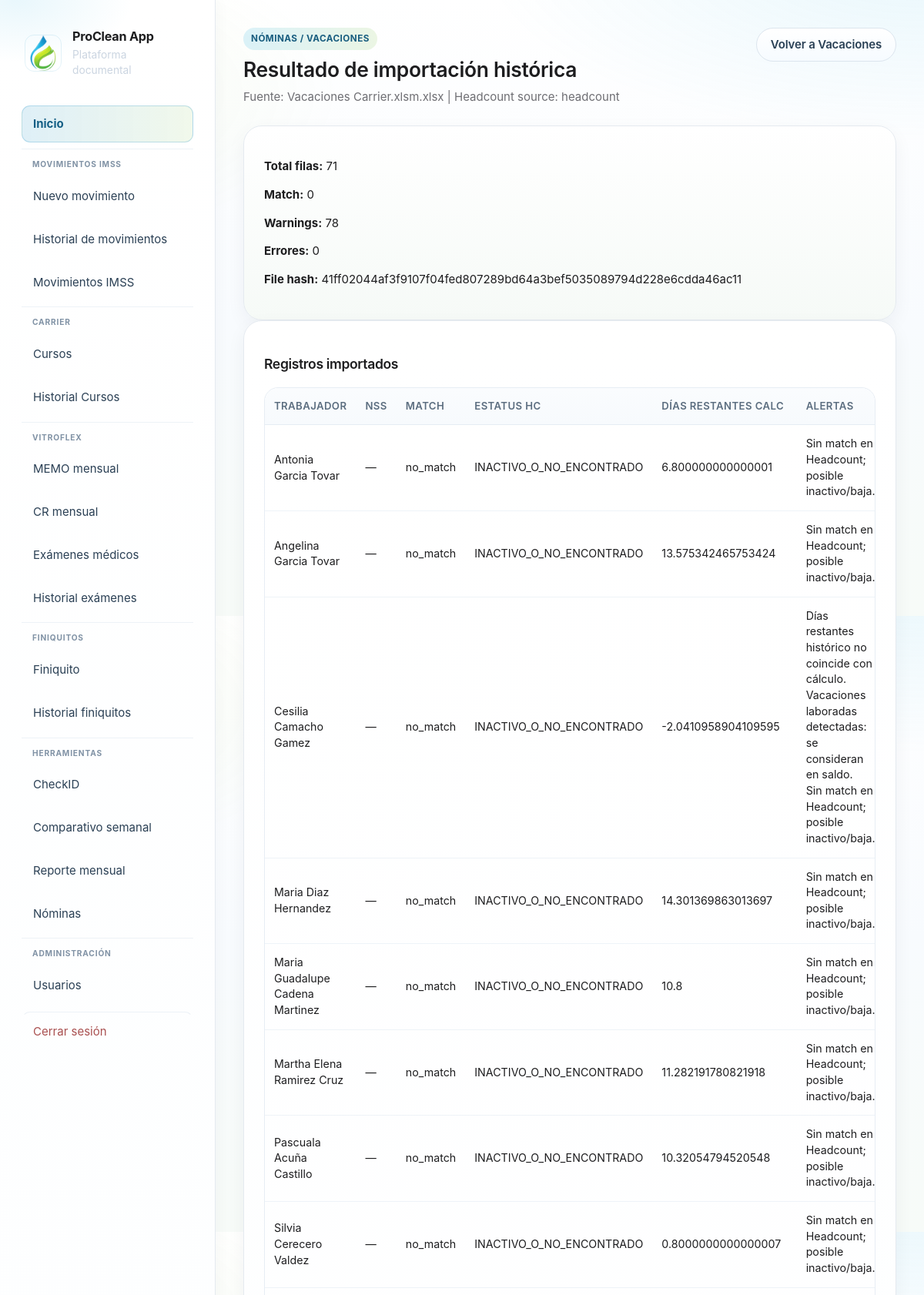
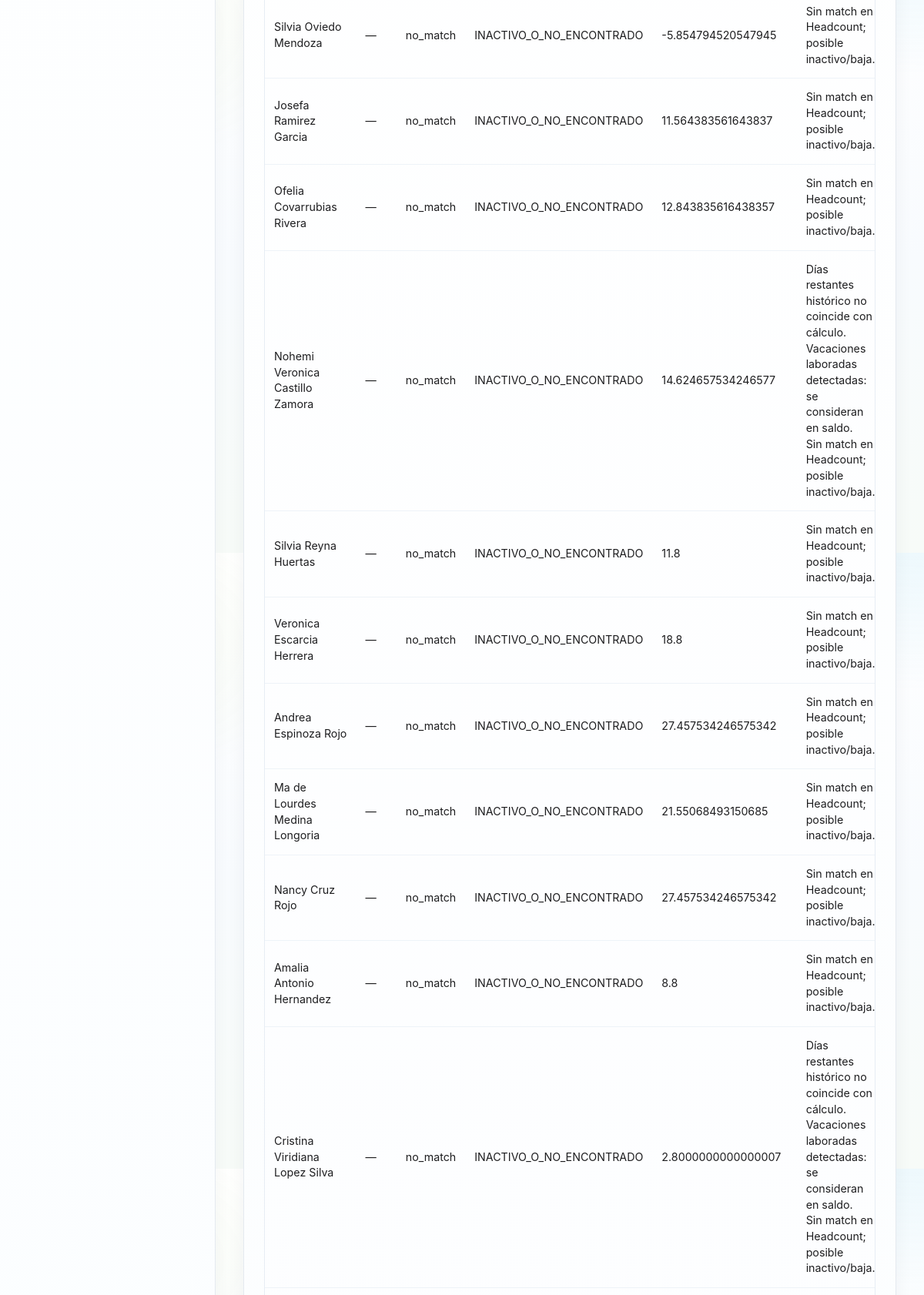
The app's page /nomina/vacaciones/imports/2 (signed in, upper part) with its own data (2 pictures, top to bottom).
### tables this page shows
CREATE TABLE nomina_vacaciones_imports (
            id INTEGER PRIMARY KEY AUTOINCREMENT,
            cliente TEXT NOT NULL,
            source_filename TEXT NOT NULL,
            file_hash TEXT NOT NULL,
            total_rows INTEGER NOT NULL DEFAULT 0,
            matched_count INTEGER NOT NULL DEFAULT 0,
            warning_count INTEGER NOT NULL DEFAULT 0,
            error_count INTEGER NOT NULL DEFAULT 0,
            created_by INTEGER,
            created_at TEXT NOT NULL,
            raw_json TEXT
        );

CREATE TABLE nomina_vacaciones_empleados (
            id INTEGER PRIMARY KEY AUTOINCREMENT,
            import_id INTEGER NOT NULL,
            nss TEXT,
            nombre_historico TEXT,
            nombre_normalizado TEXT,
            nombre_headcount TEXT,
            cliente TEXT,
            planta_historica TEXT,
            planta_headcount TEXT,
            fecha_ingreso_historica TEXT,
            fecha_ingreso_headcount TEXT,
            fecha_ingreso_usada TEXT,
            estatus_headcount TEXT,
            sueldo_historico REAL,
            sueldo_headcount REAL,
            sueldo_usado REAL,
            dias_vacaciones_historico REAL,
            dias_utilizados REAL,
            vacaciones_laboradas REAL,
            dias_pagados REAL,
            dias_restantes_historico REAL,
            dias_restantes_calculado REAL,
            prima_2025_pagada INTEGER NOT NULL DEFAULT 0,
            semana_pago_prima_2025 TEXT,
            prima_2026_pagada INTEGER NOT NULL DEFAULT 0,
            fecha_pago_prima_2026 TEXT,
            monto_total_historico REAL,
            monto_total_recalculado REAL,
            comentarios TEXT,
            match_status TEXT,
            match_score REAL,
            warnings_json TEXT,
            editable_json TEXT,
            updated_by INTEGER,
            updated_at TEXT, headcount_source TEXT, headcount_raw_status TEXT,
            FOREIGN KEY(import_id) REFERENCES nomina_vacaciones_imports(id) ON DELETE CASCADE
        );

### modules/nomina/blueprint.py (the view)
@nomina_bp.get("/vacaciones/imports/<int:import_id>")
@_nomina_dashboard_required
def vacaciones_import_detail(import_id: int):
    imp = get_vacaciones_import(_db_path(), import_id)
    if imp is None:
        flash("Importación de vacaciones no encontrada.", "error")
        return redirect(url_for("nomina.vacaciones_index"))
    return render_template("nomina/vacaciones_import_detail.html", imp=imp)

### app.py (called while the page is built)
def current_user():
    return getattr(g, "user", None)

def get_user_by_id(user_id: int | None):
    if not user_id:
        return None
    conn = sqlite3.connect(DB_PATH)
    conn.row_factory = sqlite3.Row
    try:
        return conn.execute("SELECT * FROM users WHERE id = ?", (user_id,)).fetchone()
    finally:
        conn.close()

### modules/carrier/blueprint.py (called while the page is built)
@carrier_curso_bp.app_context_processor
def _inject_forms_url():
    return {"carrier_forms_curso_url": FORMS_CURSO_URL}

### modules/nomina/blueprint.py (called while the page is built)
def _nomina_dashboard_required(view):
    @wraps(view)
    def wrapped(*args, **kwargs):
        if g.user is None:
            return redirect(url_for("login"))
        role = _current_role()
        if role not in _NOMINA_DASHBOARD_ROLES:
            abort(403)
        return view(*args, **kwargs)
    return wrapped

def _db_path() -> str:
    return str(current_app.config["DATABASE"])

def _current_role() -> str:
    if g.user is None:
        return ""
    try:
        return str(g.user["role"] or "").strip().lower()
    except Exception:
        return ""

### templates/nomina/vacaciones_import_detail.html
{% extends 'base.html' %}
{% block content %}
<section class="page-head">
  <div>
    <span class="eyebrow">Nóminas / Vacaciones</span>
    <h2>Resultado de importación histórica</h2>
    <p>Fuente: {{ imp.source_filename }} | Headcount source: {{ imp.raw_json.source or imp.headcount_source }}</p>
  </div>
  <a class="btn btn-secondary" href="{{ url_for('nomina.vacaciones_index') }}">Volver a Vacaciones</a>
</section>
<section class="panel">
  <p><strong>Total filas:</strong> {{ imp.total_rows }}</p>
  <p><strong>Match:</strong> {{ imp.matched_count }}</p>
  <p><strong>Warnings:</strong> {{ imp.warning_count }}</p>
  <p><strong>Errores:</strong> {{ imp.error_count }}</p>
  <p><strong>File hash:</strong> {{ imp.file_hash }}</p>
</section>
<section class="panel">
  <h3>Registros importados</h3>
  <div class="table-wrap">
    <table>
      <thead>
        <tr>
          <th>Trabajador</th>
          <th>NSS</th>
          <th>Match</th>
          <th>Estatus HC</th>
          <th>Días restantes calc</th>
          <th>Alertas</th>
        </tr>
      </thead>
      <tbody>
        {% for row in imp.rows %}
        <tr>
          <td>{{ row.nombre_historico }}</td>
          <td>{{ row.nss or '—' }}</td>
          <td>{{ row.match_status }}</td>
          <td>{{ row.estatus_headcount }}</td>
          <td>{{ row.dias_restantes_calculado }}</td>
          <td>
            {% for w in row.warnings %}
            <div>{{ w }}</div>
            {% endfor %}
          </td>
        </tr>
        {% endfor %}
      </tbody>
    </table>
  </div>
</section>
{% endblock %}

### records on screen
nomina_vacaciones_imports: source_filename "Vacaciones Carrier.xlsm.xlsx", total_rows "71", matched_count "0", warning_count "78", error_count "0", file_hash "41ff02044af3f9107f04fed807289bd64a3bef5035089794d228e6cdda46ac11"
nomina_vacaciones_empleados: nombre_historico "Antonia Garcia Tovar", nss "—", match_status "no_match", estatus_headcount "INACTIVO_O_NO_ENCONTRADO", dias_restantes_calculado "6.800000000000001", warnings "Sin match en Headcount; posible inactivo/baja."
nomina_vacaciones_empleados: nombre_historico "Angelina Garcia Tovar", nss "—", match_status "no_match", estatus_headcount "INACTIVO_O_NO_ENCONTRADO", dias_restantes_calculado "13.575342465753424", warnings "Sin match en Headcount; posible inactivo/baja."
nomina_vacaciones_empleados: nombre_historico "Cesilia Camacho Gamez", nss "—", match_status "no_match", estatus_headcount "INACTIVO_O_NO_ENCONTRADO", dias_restantes_calculado "-2.0410958904109595", warnings "Días restantes histórico no coincide con cálculo." "Vacaciones laboradas detectadas: se consideran en saldo." "Sin match en Headcount; posible inactivo/baja."
nomina_vacaciones_empleados: nombre_historico "Maria Diaz Hernandez", nss "—", match_status "no_match", estatus_headcount "INACTIVO_O_NO_ENCONTRADO", dias_restantes_calculado "14.301369863013697", warnings "Sin match en Headcount; posible inactivo/baja."
nomina_vacaciones_empleados: nombre_historico "Maria Guadalupe Cadena Martinez", nss "—", match_status "no_match", estatus_headcount "INACTIVO_O_NO_ENCONTRADO", dias_restantes_calculado "10.8", warnings "Sin match en Headcount; posible inactivo/baja."
nomina_vacaciones_empleados: nombre_historico "Martha Elena Ramirez Cruz", nss "—", match_status "no_match", estatus_headcount "INACTIVO_O_NO_ENCONTRADO", dias_restantes_calculado "11.282191780821918", warnings "Sin match en Headcount; posible inactivo/baja."
nomina_vacaciones_empleados: nombre_historico "Pascuala Acuña Castillo", nss "—", match_status "no_match", estatus_headcount "INACTIVO_O_NO_ENCONTRADO", dias_restantes_calculado "10.32054794520548", warnings "Sin match en Headcount; posible inactivo/baja."
nomina_vacaciones_empleados: nombre_historico "Silvia Cerecero Valdez", nss "—", match_status "no_match", estatus_headcount "INACTIVO_O_NO_ENCONTRADO", dias_restantes_calculado "0.8000000000000007", warnings "Sin match en Headcount; posible inactivo/baja."
nomina_vacaciones_empleados: nombre_historico "Silvia Oviedo Mendoza", nss "—", match_status "no_match", estatus_headcount "INACTIVO_O_NO_ENCONTRADO", dias_restantes_calculado "-5.854794520547945", warnings "Sin match en Headcount; posible inactivo/baja."
nomina_vacaciones_empleados: nombre_historico "Josefa Ramirez Garcia", nss "—", match_status "no_match", estatus_headcount "INACTIVO_O_NO_ENCONTRADO", dias_restantes_calculado "11.564383561643837", warnings "Sin match en Headcount; posible inactivo/baja."
nomina_vacaciones_empleados: nombre_historico "Ofelia Covarrubias Rivera", nss "—", match_status "no_match", estatus_headcount "INACTIVO_O_NO_ENCONTRADO", dias_restantes_calculado "12.843835616438357", warnings "Sin match en Headcount; posible inactivo/baja."
nomina_vacaciones_empleados: nombre_historico "Nohemi Veronica Castillo Zamora", nss "—", match_status "no_match", estatus_headcount "INACTIVO_O_NO_ENCONTRADO", dias_restantes_calculado "14.624657534246577", warnings "Días restantes histórico no coincide con cálculo." "Vacaciones laboradas detectadas: se consideran en saldo." "Sin match en Headcount; posible inactivo/baja."
nomina_vacaciones_empleados: nombre_historico "Silvia Reyna Huertas", nss "—", match_status "no_match", estatus_headcount "INACTIVO_O_NO_ENCONTRADO", dias_restantes_calculado "11.8", warnings "Sin match en Headcount; posible inactivo/baja."
nomina_vacaciones_empleados: nombre_historico "Veronica Escarcia Herrera", nss "—", match_status "no_match", estatus_headcount "INACTIVO_O_NO_ENCONTRADO", dias_restantes_calculado "18.8", warnings "Sin match en Headcount; posible inactivo/baja."
nomina_vacaciones_empleados: nombre_historico "Andrea Espinoza Rojo", nss "—", match_status "no_match", estatus_headcount "INACTIVO_O_NO_ENCONTRADO", dias_restantes_calculado "27.457534246575342", warnings "Sin match en Headcount; posible inactivo/baja."
nomina_vacaciones_empleados: nombre_historico "Ma de Lourdes Medina Longoria", nss "—", match_status "no_match", estatus_headcount "INACTIVO_O_NO_ENCONTRADO", dias_restantes_calculado "21.55068493150685", warnings "Sin match en Headcount; posible inactivo/baja."
nomina_vacaciones_empleados: nombre_historico "Nancy Cruz Rojo", nss "—", match_status "no_match", estatus_headcount "INACTIVO_O_NO_ENCONTRADO", dias_restantes_calculado "27.457534246575342", warnings "Sin match en Headcount; posible inactivo/baja."
nomina_vacaciones_empleados: nombre_historico "Amalia Antonio Hernandez", nss "—", match_status "no_match", estatus_headcount "INACTIVO_O_NO_ENCONTRADO", dias_restantes_calculado "8.8", warnings "Sin match en Headcount; posible inactivo/baja."
nomina_vacaciones_empleados: nombre_historico "Cristina Viridiana Lopez Silva", nss "—", match_status "no_match", estatus_headcount "INACTIVO_O_NO_ENCONTRADO", dias_restantes_calculado "2.8000000000000007", warnings "Días restantes histórico no coincide con cálculo." "Vacaciones laboradas detectadas: se consideran en saldo." "Sin match en Headcount; posible inactivo/baja."

### other values on screen
{{ app_name }} "ProClean App"
{{ imp.raw_json.source or imp.headcount_source }} "headcount"
